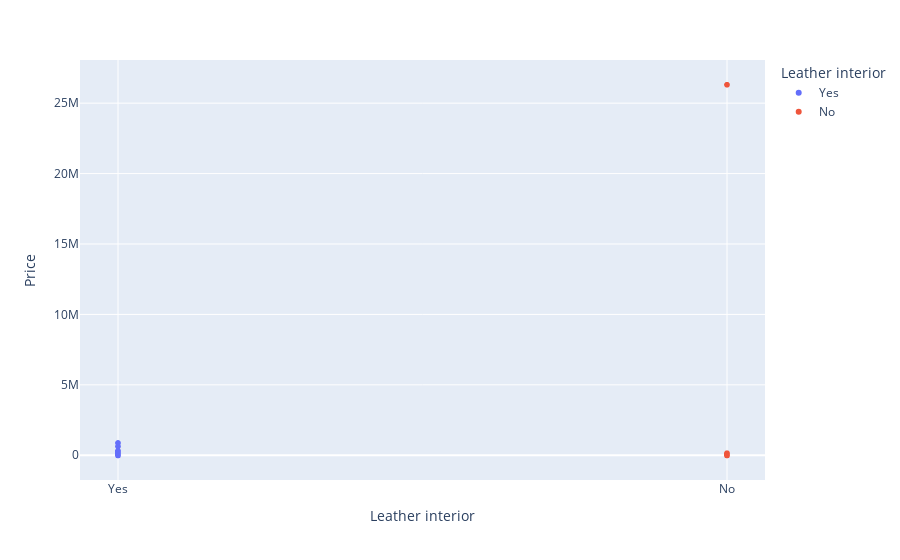

The cell this chart's notebook holds for it:
### Code cell
df2 = df[['Leather interior','Price']]
fig2 = px.scatter(df2, x='Leather interior',y='Price',color = 'Leather interior')
fig2.show()

### Figure 1 — Plotly figure (JSON) as saved in the notebook; plotly's stock layout.template omitted (floating-point values rounded to 4 significant figures; data arrays with more than 128 entries replaced by an {"elided": "..."} marker saying what was removed)
{"data": [{"hovertemplate": "Leather interior=%{x}<br>Price=%{y}<extra></extra>", "legendgroup": "Yes", "marker": {"color": "#636efa", "symbol": "circle"}, "mode": "markers", "name": "Yes", "showlegend": true, "type": "scattergl", "x": {"elided": "13954 str values"}, "xaxis": "x", "y": {"elided": "13954 int values"}, "yaxis": "y"}, {"hovertemplate": "Leather interior=%{x}<br>Price=%{y}<extra></extra>", "legendgroup": "No", "marker": {"color": "#EF553B", "symbol": "circle"}, "mode": "markers", "name": "No", "showlegend": true, "type": "scattergl", "x": {"elided": "5283 str values"}, "xaxis": "x", "y": {"elided": "5283 int values"}, "yaxis": "y"}], "layout": {"legend": {"title": {"text": "Leather interior"}, "tracegroupgap": 0}, "margin": {"t": 60}, "xaxis": {"anchor": "y", "categoryarray": ["Yes", "No"], "categoryorder": "array", "domain": [0, 1], "title": {"text": "Leather interior"}}, "yaxis": {"anchor": "x", "domain": [0, 1], "title": {"text": "Price"}}}}
